Frame 1 (no input): blank canvas, image omitted
Frame 60 (no input): blank canvas, image omitted
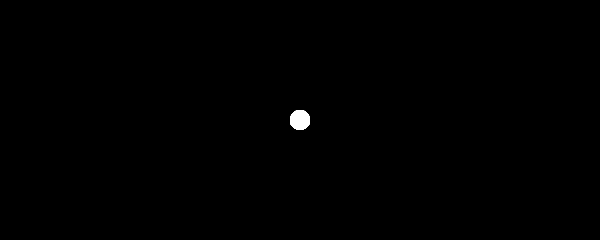
Frame 120 (the mouse pressed at the canvas centre since frame 60)

The p5.js sketch whose frames 1 and 60 were blank and that drew this single picture after the mouse press (run headless with seeded random() and noise() and a simulated clock; from frame 60 on, the mouse is pressed at the canvas centre):

// p5.js sketch
// ── sketch.js
function setup() {
    createCanvas(600, 240);
    background(0)
}

function draw() {
    noStroke();

    if(keyIsPressed){//if a key is pressed
        if(key == 'g'){//if that key is g
            fill(0,255,0)//change the fill to green
        }else{//if no key is pressed
            //don't add a fill
        }
    }

    //only draw when the mouse is pressed
    if(mouseIsPressed){
        ellipse(mouseX,mouseY,20,20)
    }
}
